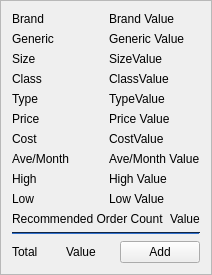
        <widget class="QFrame" name="frame_3">
         <property name="frameShape">
          <enum>QFrame::StyledPanel</enum>
         </property>
         <property name="frameShadow">
          <enum>QFrame::Raised</enum>
         </property>
         <layout class="QGridLayout" name="gridLayout_4">
          <item row="4" column="0">
           <layout class="QHBoxLayout" name="horizontalLayout_17">
            <item>
             <widget class="QLabel" name="label_22">
              <property name="text">
               <string>Type</string>
              </property>
             </widget>
            </item>
            <item>
             <widget class="QLabel" name="label_23">
              <property name="text">
               <string>TypeValue</string>
              </property>
             </widget>
            </item>
           </layout>
          </item>
          <item row="6" column="0">
           <layout class="QHBoxLayout" name="horizontalLayout_18">
            <item>
             <widget class="QLabel" name="label_24">
              <property name="text">
               <string>Cost</string>
              </property>
             </widget>
            </item>
            <item>
             <widget class="QLabel" name="label_25">
              <property name="text">
               <string>CostValue</string>
              </property>
             </widget>
            </item>
           </layout>
          </item>
          <item row="3" column="0">
           <layout class="QHBoxLayout" name="horizontalLayout_15">
            <item>
             <widget class="QLabel" name="label_18">
              <property name="text">
               <string>Class</string>
              </property>
             </widget>
            </item>
            <item>
             <widget class="QLabel" name="label_19">
              <property name="text">
               <string>ClassValue</string>
              </property>
             </widget>
            </item>
           </layout>
          </item>
          <item row="5" column="0">
           <layout class="QHBoxLayout" name="horizontalLayout_16">
            <item>
             <widget class="QLabel" name="label_20">
              <property name="text">
               <string>Price</string>
              </property>
             </widget>
            </item>
            <item>
             <widget class="QLabel" name="label_21">
              <property name="text">
               <string>Price Value</string>
              </property>
             </widget>
            </item>
           </layout>
          </item>
          <item row="2" column="0">
           <layout class="QHBoxLayout" name="horizontalLayout_14">
            <item>
             <widget class="QLabel" name="label_16">
              <property name="text">
               <string>Size</string>
              </property>
             </widget>
            </item>
            <item>
             <widget class="QLabel" name="label_17">
              <property name="text">
               <string>SizeValue</string>
              </property>
             </widget>
            </item>
           </layout>
          </item>
          <item row="10" column="0">
           <layout class="QHBoxLayout" name="horizontalLayout_22">
            <item>
             <widget class="QLabel" name="label_32">
              <property name="text">
               <string>Recommended Order Count</string>
              </property>
             </widget>
            </item>
            <item>
             <widget class="QLabel" name="label_33">
              <property name="text">
               <string>Value</string>
              </property>
             </widget>
            </item>
           </layout>
          </item>
          <item row="1" column="0">
           <layout class="QHBoxLayout" name="horizontalLayout_13">
            <item>
             <widget class="QLabel" name="label_14">
              <property name="text">
               <string>Generic</string>
              </property>
             </widget>
            </item>
            <item>
             <widget class="QLabel" name="label_15">
              <property name="text">
               <string>Generic Value</string>
              </property>
             </widget>
            </item>
           </layout>
          </item>
          <item row="11" column="0">
           <widget class="Line" name="line_3">
            <property name="palette">
             <palette>
              <active>
               <colorrole role="WindowText">
                <brush brushstyle="SolidPattern">
                 <color alpha="255">
                  <red>0</red>
                  <green>0</green>
                  <blue>0</blue>
                 </color>
                </brush>
               </colorrole>
               <colorrole role="Button">
                <brush brushstyle="SolidPattern">
                 <color alpha="255">
                  <red>32</red>
                  <green>74</green>
                  <blue>135</blue>
                 </color>
                </brush>
               </colorrole>
               <colorrole role="Light">
                <brush brushstyle="SolidPattern">
                 <color alpha="255">
                  <red>48</red>
                  <green>111</green>
                  <blue>203</blue>
                 </color>
                </brush>
               </colorrole>
               <colorrole role="Midlight">
                <brush brushstyle="SolidPattern">
                 <color alpha="255">
                  <red>40</red>
                  <green>92</green>
                  <blue>169</blue>
                 </color>
                </brush>
               </colorrole>
               <colorrole role="Dark">
                <brush brushstyle="SolidPattern">
                 <color alpha="255">
                  <red>16</red>
                  <green>37</green>
                  <blue>67</blue>
                 </color>
                </brush>
               </colorrole>
               <colorrole role="Mid">
                <brush brushstyle="SolidPattern">
                 <color alpha="255">
                  <red>21</red>
                  <green>49</green>
                  <blue>90</blue>
                 </color>
                </brush>
               </colorrole>
               <colorrole role="Text">
                <brush brushstyle="SolidPattern">
                 <color alpha="255">
                  <red>0</red>
                  <green>0</green>
                  <blue>0</blue>
                 </color>
                </brush>
               </colorrole>
               <colorrole role="BrightText">
                <brush brushstyle="SolidPattern">
                 <color alpha="255">
                  <red>255</red>
                  <green>255</green>
                  <blue>255</blue>
                 </color>
                </brush>
               </colorrole>
               <colorrole role="ButtonText">
                <brush brushstyle="SolidPattern">
                 <color alpha="255">
                  <red>0</red>
                  <green>0</green>
                  <blue>0</blue>
                 </color>
                </brush>
               </colorrole>
               <colorrole role="Base">
                <brush brushstyle="SolidPattern">
                 <color alpha="255">
                  <red>255</red>
                  <green>255</green>
                  <blue>255</blue>
                 </color>
                </brush>
               </colorrole>
               <colorrole role="Window">
                <brush brushstyle="SolidPattern">
                 <color alpha="255">
                  <red>32</red>
                  <green>74</green>
                  <blue>135</blue>
                 </color>
                </brush>
               </colorrole>
               <colorrole role="Shadow">
                <brush brushstyle="SolidPattern">
                 <color alpha="255">
                  <red>0</red>
                  <green>0</green>
                  <blue>0</blue>
                 </color>
                </brush>
               </colorrole>
               <colorrole role="AlternateBase">
                <brush brushstyle="SolidPattern">
                 <color alpha="255">
                  <red>143</red>
                  <green>164</green>
                  <blue>195</blue>
                 </color>
                </brush>
               </colorrole>
               <colorrole role="ToolTipBase">
                <brush brushstyle="SolidPattern">
                 <color alpha="255">
                  <red>255</red>
                  <green>255</green>
                  <blue>220</blue>
                 </color>
                </brush>
               </colorrole>
               <colorrole role="ToolTipText">
                <brush brushstyle="SolidPattern">
                 <color alpha="255">
                  <red>0</red>
                  <green>0</green>
                  <blue>0</blue>
                 </color>
                </brush>
               </colorrole>
               <colorrole role="PlaceholderText">
                <brush brushstyle="SolidPattern">
                 <color alpha="128">
                  <red>0</red>
                  <green>0</green>
                  <blue>0</blue>
                 </color>
                </brush>
               </colorrole>
              </active>
              <inactive>
               <colorrole role="WindowText">
                <brush brushstyle="SolidPattern">
                 <color alpha="255">
                  <red>0</red>
                  <green>0</green>
                  <blue>0</blue>
                 </color>
                </brush>
               </colorrole>
               <colorrole role="Button">
                <brush brushstyle="SolidPattern">
                 <color alpha="255">
                  <red>32</red>
                  <green>74</green>
                  <blue>135</blue>
                 </color>
                </brush>
               </colorrole>
               <colorrole role="Light">
                <brush brushstyle="SolidPattern">
                 <color alpha="255">
                  <red>48</red>
                  <green>111</green>
                  <blue>203</blue>
                 </color>
                </brush>
               </colorrole>
               <colorrole role="Midlight">
                <brush brushstyle="SolidPattern">
                 <color alpha="255">
                  <red>40</red>
                  <green>92</green>
                  <blue>169</blue>
                 </color>
                </brush>
               </colorrole>
               <colorrole role="Dark">
                <brush brushstyle="SolidPattern">
                 <color alpha="255">
                  <red>16</red>
                  <green>37</green>
                  <blue>67</blue>
                 </color>
                </brush>
               </colorrole>
               <colorrole role="Mid">
                <brush brushstyle="SolidPattern">
                 <color alpha="255">
                  <red>21</red>
                  <green>49</green>
                  <blue>90</blue>
                 </color>
                </brush>
               </colorrole>
               <colorrole role="Text">
                <brush brushstyle="SolidPattern">
                 <color alpha="255">
                  <red>0</red>
                  <green>0</green>
                  <blue>0</blue>
                 </color>
                </brush>
               </colorrole>
               <colorrole role="BrightText">
                <brush brushstyle="SolidPattern">
                 <color alpha="255">
                  <red>255</red>
                  <green>255</green>
                  <blue>255</blue>
                 </color>
                </brush>
               </colorrole>
               <colorrole role="ButtonText">
                <brush brushstyle="SolidPattern">
                 <color alpha="255">
                  <red>0</red>
                  <green>0</green>
                  <blue>0</blue>
                 </color>
                </brush>
               </colorrole>
               <colorrole role="Base">
                <brush brushstyle="SolidPattern">
                 <color alpha="255">
                  <red>255</red>
                  <green>255</green>
                  <blue>255</blue>
                 </color>
                </brush>
               </colorrole>
               <colorrole role="Window">
                <brush brushstyle="SolidPattern">
                 <color alpha="255">
                  <red>32</red>
                  <green>74</green>
                  <blue>135</blue>
                 </color>
                </brush>
               </colorrole>
               <colorrole role="Shadow">
                <brush brushstyle="SolidPattern">
                 <color alpha="255">
                  <red>0</red>
                  <green>0</green>
                  <blue>0</blue>
                 </color>
                </brush>
               </colorrole>
               <colorrole role="AlternateBase">
                <brush brushstyle="SolidPattern">
                 <color alpha="255">
                  <red>143</red>
                  <green>164</green>
                  <blue>195</blue>
                 </color>
                </brush>
               </colorrole>
               <colorrole role="ToolTipBase">
                <brush brushstyle="SolidPattern">
                 <color alpha="255">
                  <red>255</red>
                  <green>255</green>
                  <blue>220</blue>
                 </color>
                </brush>
               </colorrole>
               <colorrole role="ToolTipText">
                <brush brushstyle="SolidPattern">
                 <color alpha="255">
                  <red>0</red>
                  <green>0</green>
                  <blue>0</blue>
                 </color>
                </brush>
               </colorrole>
               <colorrole role="PlaceholderText">
                <brush brushstyle="SolidPattern">
                 <color alpha="128">
                  <red>0</red>
                  <green>0</green>
                  <blue>0</blue>
                 </color>
                </brush>
               </colorrole>
              </inactive>
              <disabled>
               <colorrole role="WindowText">
                <brush brushstyle="SolidPattern">
                 <color alpha="255">
                  <red>16</red>
                  <green>37</green>
                  <blue>67</blue>
                 </color>
                </brush>
               </colorrole>
               <colorrole role="Button">
                <brush brushstyle="SolidPattern">
                 <color alpha="255">
                  <red>32</red>
                  <green>74</green>
                  <blue>135</blue>
                 </color>
                </brush>
               </colorrole>
               <colorrole role="Light">
                <brush brushstyle="SolidPattern">
                 <color alpha="255">
                  <red>48</red>
                  <green>111</green>
                  <blue>203</blue>
                 </color>
                </brush>
               </colorrole>
               <colorrole role="Midlight">
                <brush brushstyle="SolidPattern">
                 <color alpha="255">
                  <red>40</red>
                  <green>92</green>
                  <blue>169</blue>
                 </color>
                </brush>
               </colorrole>
               <colorrole role="Dark">
                <brush brushstyle="SolidPattern">
                 <color alpha="255">
                  <red>16</red>
                  <green>37</green>
                  <blue>67</blue>
                 </color>
                </brush>
               </colorrole>
               <colorrole role="Mid">
                <brush brushstyle="SolidPattern">
                 <color alpha="255">
                  <red>21</red>
                  <green>49</green>
                  <blue>90</blue>
                 </color>
                </brush>
               </colorrole>
               <colorrole role="Text">
                <brush brushstyle="SolidPattern">
                 <color alpha="255">
                  <red>16</red>
                  <green>37</green>
                  <blue>67</blue>
                 </color>
                </brush>
               </colorrole>
               <colorrole role="BrightText">
                <brush brushstyle="SolidPattern">
                 <color alpha="255">
                  <red>255</red>
                  <green>255</green>
                  <blue>255</blue>
                 </color>
                </brush>
               </colorrole>
               <colorrole role="ButtonText">
                <brush brushstyle="SolidPattern">
                 <color alpha="255">
                  <red>16</red>
                  <green>37</green>
                  <blue>67</blue>
                 </color>
                </brush>
               </colorrole>
               <colorrole role="Base">
                <brush brushstyle="SolidPattern">
                 <color alpha="255">
                  <red>32</red>
                  <green>74</green>
                  <blue>135</blue>
                 </color>
                </brush>
               </colorrole>
               <colorrole role="Window">
                <brush brushstyle="SolidPattern">
                 <color alpha="255">
                  <red>32</red>
                  <green>74</green>
                  <blue>135</blue>
                 </color>
                </brush>
               </colorrole>
               <colorrole role="Shadow">
                <brush brushstyle="SolidPattern">
                 <color alpha="255">
                  <red>0</red>
                  <green>0</green>
                  <blue>0</blue>
                 </color>
                </brush>
               </colorrole>
               <colorrole role="AlternateBase">
                <brush brushstyle="SolidPattern">
                 <color alpha="255">
                  <red>32</red>
                  <green>74</green>
                  <blue>135</blue>
                 </color>
                </brush>
               </colorrole>
               <colorrole role="ToolTipBase">
                <brush brushstyle="SolidPattern">
                 <color alpha="255">
                  <red>255</red>
                  <green>255</green>
                  <blue>220</blue>
                 </color>
                </brush>
               </colorrole>
               <colorrole role="ToolTipText">
                <brush brushstyle="SolidPattern">
                 <color alpha="255">
                  <red>0</red>
                  <green>0</green>
                  <blue>0</blue>
                 </color>
                </brush>
               </colorrole>
               <colorrole role="PlaceholderText">
                <brush brushstyle="SolidPattern">
                 <color alpha="128">
                  <red>0</red>
                  <green>0</green>
                  <blue>0</blue>
                 </color>
                </brush>
               </colorrole>
              </disabled>
             </palette>
            </property>
            <property name="orientation">
             <enum>Qt::Horizontal</enum>
            </property>
           </widget>
          </item>
          <item row="7" column="0">
           <layout class="QHBoxLayout" name="horizontalLayout_19">
            <item>
             <widget class="QLabel" name="label_26">
              <property name="text">
               <string>Ave/Month</string>
              </property>
             </widget>
            </item>
            <item>
             <widget class="QLabel" name="label_27">
              <property name="text">
               <string>Ave/Month Value</string>
              </property>
             </widget>
            </item>
           </layout>
          </item>
          <item row="12" column="0">
           <layout class="QHBoxLayout" name="horizontalLayout_23">
            <item>
             <widget class="QLabel" name="label_34">
              <property name="text">
               <string>Total</string>
              </property>
             </widget>
            </item>
            <item>
             <widget class="QLabel" name="label_35">
              <property name="text">
               <string>Value</string>
              </property>
             </widget>
            </item>
            <item>
             <widget class="QPushButton" name="pushButton">
              <property name="text">
               <string>Add</string>
              </property>
             </widget>
            </item>
           </layout>
          </item>
          <item row="8" column="0">
           <layout class="QHBoxLayout" name="horizontalLayout_20">
            <item>
             <widget class="QLabel" name="label_28">
              <property name="text">
               <string>High</string>
              </property>
             </widget>
            </item>
            <item>
             <widget class="QLabel" name="label_29">
              <property name="text">
               <string>High Value</string>
              </property>
             </widget>
            </item>
           </layout>
          </item>
          <item row="9" column="0">
           <layout class="QHBoxLayout" name="horizontalLayout_21">
            <item>
             <widget class="QLabel" name="label_30">
              <property name="text">
               <string>Low</string>
              </property>
             </widget>
            </item>
            <item>
             <widget class="QLabel" name="label_31">
              <property name="text">
               <string>Low Value</string>
              </property>
             </widget>
            </item>
           </layout>
          </item>
          <item row="0" column="0">
           <layout class="QHBoxLayout" name="horizontalLayout_12">
            <item>
             <widget class="QLabel" name="label">
              <property name="text">
               <string>Brand</string>
              </property>
             </widget>
            </item>
            <item>
             <widget class="QLabel" name="label_4">
              <property name="text">
               <string>Brand Value</string>
              </property>
             </widget>
            </item>
           </layout>
          </item>
         </layout>
        </widget>
